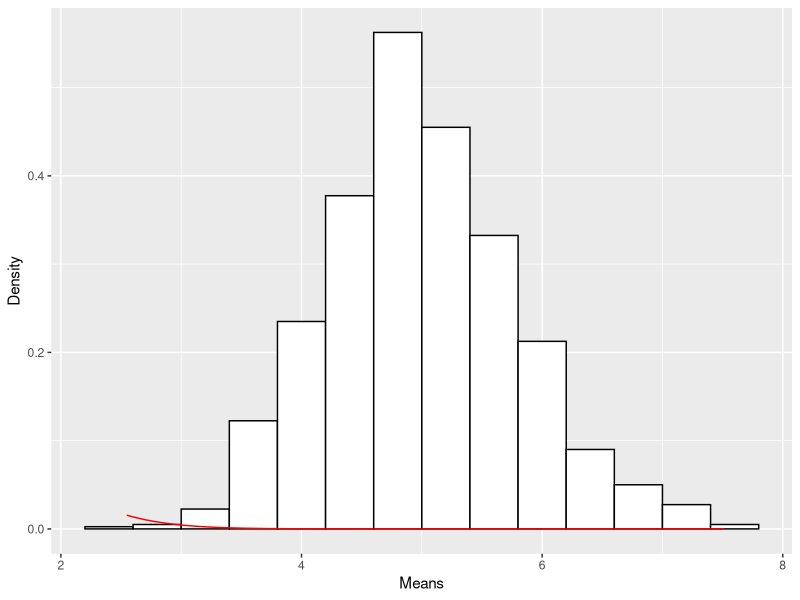

The R script that drew this image:
## ---- chunk 1
lambda <- 0.2
n <- 40
sims <- 1:1000

set.seed(850)

mns <- data.frame(x = sapply(sims, function(x){
        mean(rexp(n, lambda))
}))
## ---- chunk 2
require("ggplot2")
g <- ggplot(mns, aes(x = mns$x))
p <- g + geom_histogram(aes(y = ..density..), binwidth = 0.4, fill = "white", color = "black") + 
        stat_function(fun = dnorm, arg = list(mean = 5, sd = sd(mns$x)), colour = "red") + 
        xlab("Means") + ylab("Density")
print(p)
